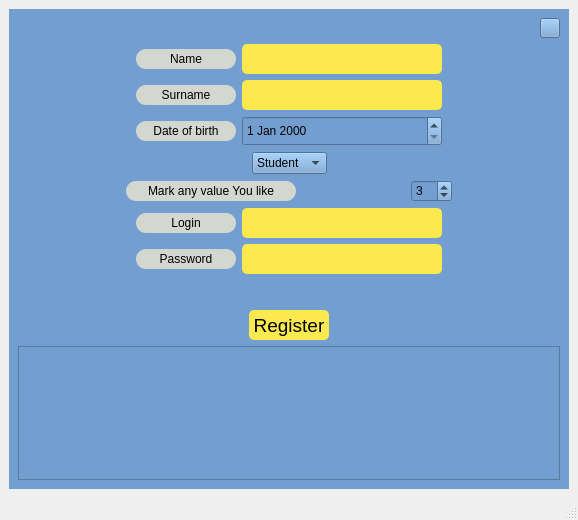
<?xml version="1.0" encoding="UTF-8"?>
<ui version="4.0">
 <class>RegistrationForm</class>
 <widget class="QMainWindow" name="RegistrationForm">
  <property name="geometry">
   <rect>
    <x>0</x>
    <y>0</y>
    <width>578</width>
    <height>520</height>
   </rect>
  </property>
  <property name="windowTitle">
   <string>MainWindow</string>
  </property>
  <widget class="QWidget" name="centralwidget">
   <layout class="QVBoxLayout" name="verticalLayout">
    <item>
     <widget class="QWidget" name="widget" native="true">
      <property name="styleSheet">
       <string notr="true">background-color: rgb(114, 159, 207);</string>
      </property>
      <layout class="QVBoxLayout" name="verticalLayout_2">
       <item>
        <layout class="QHBoxLayout" name="horizontalLayout">
         <item>
          <spacer name="horizontalSpacer">
           <property name="orientation">
            <enum>Qt::Horizontal</enum>
           </property>
           <property name="sizeHint" stdset="0">
            <size>
             <width>40</width>
             <height>20</height>
            </size>
           </property>
          </spacer>
         </item>
         <item>
          <widget class="QPushButton" name="ExitButton">
           <property name="minimumSize">
            <size>
             <width>20</width>
             <height>20</height>
            </size>
           </property>
           <property name="maximumSize">
            <size>
             <width>20</width>
             <height>20</height>
            </size>
           </property>
           <property name="styleSheet">
            <string notr="true">QPushButton#ExitButton:hover {
  background-color: white;
}</string>
           </property>
           <property name="text">
            <string/>
           </property>
          </widget>
         </item>
        </layout>
       </item>
       <item>
        <spacer name="verticalSpacer">
         <property name="orientation">
          <enum>Qt::Vertical</enum>
         </property>
         <property name="sizeHint" stdset="0">
          <size>
           <width>20</width>
           <height>40</height>
          </size>
         </property>
        </spacer>
       </item>
       <item>
        <layout class="QHBoxLayout" name="horizontalLayout_5">
         <item>
          <spacer name="horizontalSpacer_6">
           <property name="orientation">
            <enum>Qt::Horizontal</enum>
           </property>
           <property name="sizeHint" stdset="0">
            <size>
             <width>40</width>
             <height>20</height>
            </size>
           </property>
          </spacer>
         </item>
         <item>
          <widget class="QLabel" name="labelName">
           <property name="minimumSize">
            <size>
             <width>100</width>
             <height>20</height>
            </size>
           </property>
           <property name="maximumSize">
            <size>
             <width>100</width>
             <height>20</height>
            </size>
           </property>
           <property name="styleSheet">
            <string notr="true">QLabel#labelName {
  background-color: rgb(211, 215, 207);
  border-radius: 10px;
}</string>
           </property>
           <property name="text">
            <string>Name</string>
           </property>
           <property name="alignment">
            <set>Qt::AlignCenter</set>
           </property>
          </widget>
         </item>
         <item>
          <widget class="QLineEdit" name="lineEditName">
           <property name="minimumSize">
            <size>
             <width>200</width>
             <height>30</height>
            </size>
           </property>
           <property name="maximumSize">
            <size>
             <width>200</width>
             <height>30</height>
            </size>
           </property>
           <property name="font">
            <font>
             <pointsize>14</pointsize>
            </font>
           </property>
           <property name="styleSheet">
            <string notr="true">QLineEdit#lineEditName {
  background-color: rgb(252, 233, 79);
  border-radius: 5px;
}

QLineEdit#lineEditName:hover {
  border: 1px solid black;
  background-color: rgb(238, 238, 236);
}</string>
           </property>
          </widget>
         </item>
         <item>
          <spacer name="horizontalSpacer_7">
           <property name="orientation">
            <enum>Qt::Horizontal</enum>
           </property>
           <property name="sizeHint" stdset="0">
            <size>
             <width>40</width>
             <height>20</height>
            </size>
           </property>
          </spacer>
         </item>
        </layout>
       </item>
       <item>
        <layout class="QHBoxLayout" name="horizontalLayout_4">
         <item>
          <spacer name="horizontalSpacer_8">
           <property name="orientation">
            <enum>Qt::Horizontal</enum>
           </property>
           <property name="sizeHint" stdset="0">
            <size>
             <width>40</width>
             <height>20</height>
            </size>
           </property>
          </spacer>
         </item>
         <item>
          <widget class="QLabel" name="labelSurname">
           <property name="minimumSize">
            <size>
             <width>100</width>
             <height>20</height>
            </size>
           </property>
           <property name="maximumSize">
            <size>
             <width>100</width>
             <height>20</height>
            </size>
           </property>
           <property name="styleSheet">
            <string notr="true">QLabel#labelSurname {
  background-color: rgb(211, 215, 207);
  border-radius: 10px;
}</string>
           </property>
           <property name="text">
            <string>Surname</string>
           </property>
           <property name="alignment">
            <set>Qt::AlignCenter</set>
           </property>
          </widget>
         </item>
         <item>
          <widget class="QLineEdit" name="lineEditSurname">
           <property name="minimumSize">
            <size>
             <width>200</width>
             <height>30</height>
            </size>
           </property>
           <property name="maximumSize">
            <size>
             <width>200</width>
             <height>30</height>
            </size>
           </property>
           <property name="font">
            <font>
             <pointsize>14</pointsize>
            </font>
           </property>
           <property name="styleSheet">
            <string notr="true">QLineEdit#lineEditSurname {
  background-color: rgb(252, 233, 79);
  border-radius: 5px;
}

QLineEdit#lineEditSurname:hover {
  border: 1px solid black;
  background-color: rgb(238, 238, 236);
}</string>
           </property>
          </widget>
         </item>
         <item>
          <spacer name="horizontalSpacer_9">
           <property name="orientation">
            <enum>Qt::Horizontal</enum>
           </property>
           <property name="sizeHint" stdset="0">
            <size>
             <width>40</width>
             <height>20</height>
            </size>
           </property>
          </spacer>
         </item>
        </layout>
       </item>
       <item>
        <layout class="QHBoxLayout" name="horizontalLayout_2">
         <item>
          <spacer name="horizontalSpacer_10">
           <property name="orientation">
            <enum>Qt::Horizontal</enum>
           </property>
           <property name="sizeHint" stdset="0">
            <size>
             <width>40</width>
             <height>20</height>
            </size>
           </property>
          </spacer>
         </item>
         <item>
          <widget class="QLabel" name="labelBirthDate">
           <property name="minimumSize">
            <size>
             <width>100</width>
             <height>20</height>
            </size>
           </property>
           <property name="maximumSize">
            <size>
             <width>100</width>
             <height>20</height>
            </size>
           </property>
           <property name="styleSheet">
            <string notr="true">QLabel#labelBirthDate {
  background-color: rgb(211, 215, 207);
  border-radius: 10px;
}</string>
           </property>
           <property name="text">
            <string>Date of birth</string>
           </property>
           <property name="alignment">
            <set>Qt::AlignCenter</set>
           </property>
          </widget>
         </item>
         <item>
          <widget class="QDateEdit" name="dateEdit">
           <property name="minimumSize">
            <size>
             <width>200</width>
             <height>30</height>
            </size>
           </property>
           <property name="maximumSize">
            <size>
             <width>200</width>
             <height>30</height>
            </size>
           </property>
           <property name="styleSheet">
            <string notr="true">QDateEdit:hover {
  font: italic;
  background-color: white;
}</string>
           </property>
          </widget>
         </item>
         <item>
          <spacer name="horizontalSpacer_11">
           <property name="orientation">
            <enum>Qt::Horizontal</enum>
           </property>
           <property name="sizeHint" stdset="0">
            <size>
             <width>40</width>
             <height>20</height>
            </size>
           </property>
          </spacer>
         </item>
        </layout>
       </item>
       <item>
        <layout class="QHBoxLayout" name="horizontalLayout_6">
         <item>
          <spacer name="horizontalSpacer_2">
           <property name="orientation">
            <enum>Qt::Horizontal</enum>
           </property>
           <property name="sizeHint" stdset="0">
            <size>
             <width>40</width>
             <height>20</height>
            </size>
           </property>
          </spacer>
         </item>
         <item>
          <widget class="QComboBox" name="comboBox">
           <property name="styleSheet">
            <string notr="true">QComboBox:hover {
  font: italic;
  background-color: white;
}</string>
           </property>
           <item>
            <property name="text">
             <string>Student</string>
            </property>
           </item>
           <item>
            <property name="text">
             <string>Teacher</string>
            </property>
           </item>
          </widget>
         </item>
         <item>
          <spacer name="horizontalSpacer_3">
           <property name="orientation">
            <enum>Qt::Horizontal</enum>
           </property>
           <property name="sizeHint" stdset="0">
            <size>
             <width>40</width>
             <height>20</height>
            </size>
           </property>
          </spacer>
         </item>
        </layout>
       </item>
       <item>
        <layout class="QHBoxLayout" name="horizontalLayout_9">
         <item>
          <spacer name="horizontalSpacer_12">
           <property name="orientation">
            <enum>Qt::Horizontal</enum>
           </property>
           <property name="sizeHint" stdset="0">
            <size>
             <width>40</width>
             <height>20</height>
            </size>
           </property>
          </spacer>
         </item>
         <item>
          <widget class="QLabel" name="labelSpin">
           <property name="minimumSize">
            <size>
             <width>170</width>
             <height>20</height>
            </size>
           </property>
           <property name="maximumSize">
            <size>
             <width>170</width>
             <height>20</height>
            </size>
           </property>
           <property name="styleSheet">
            <string notr="true">QLabel#labelSpin {
  background-color: rgb(211, 215, 207);
  border-radius: 10px;
}</string>
           </property>
           <property name="text">
            <string>Mark any value You like</string>
           </property>
           <property name="alignment">
            <set>Qt::AlignCenter</set>
           </property>
          </widget>
         </item>
         <item>
          <spacer name="horizontalSpacer_14">
           <property name="orientation">
            <enum>Qt::Horizontal</enum>
           </property>
           <property name="sizeHint" stdset="0">
            <size>
             <width>40</width>
             <height>20</height>
            </size>
           </property>
          </spacer>
         </item>
         <item>
          <widget class="QSpinBox" name="spinBox">
           <property name="value">
            <number>3</number>
           </property>
          </widget>
         </item>
         <item>
          <spacer name="horizontalSpacer_13">
           <property name="orientation">
            <enum>Qt::Horizontal</enum>
           </property>
           <property name="sizeHint" stdset="0">
            <size>
             <width>40</width>
             <height>20</height>
            </size>
           </property>
          </spacer>
         </item>
        </layout>
       </item>
       <item>
        <layout class="QHBoxLayout" name="horizontalLayout_3">
         <item>
          <spacer name="horizontalSpacer_15">
           <property name="orientation">
            <enum>Qt::Horizontal</enum>
           </property>
           <property name="sizeHint" stdset="0">
            <size>
             <width>40</width>
             <height>20</height>
            </size>
           </property>
          </spacer>
         </item>
         <item>
          <widget class="QLabel" name="labelLogin">
           <property name="minimumSize">
            <size>
             <width>100</width>
             <height>20</height>
            </size>
           </property>
           <property name="maximumSize">
            <size>
             <width>100</width>
             <height>20</height>
            </size>
           </property>
           <property name="styleSheet">
            <string notr="true">QLabel#labelLogin {
  background-color: rgb(211, 215, 207);
  border-radius: 10px;
}</string>
           </property>
           <property name="text">
            <string>Login</string>
           </property>
           <property name="alignment">
            <set>Qt::AlignCenter</set>
           </property>
          </widget>
         </item>
         <item>
          <widget class="QLineEdit" name="lineEditLogin">
           <property name="minimumSize">
            <size>
             <width>200</width>
             <height>30</height>
            </size>
           </property>
           <property name="maximumSize">
            <size>
             <width>200</width>
             <height>30</height>
            </size>
           </property>
           <property name="styleSheet">
            <string notr="true">QLineEdit#lineEditLogin {
  background-color: rgb(252, 233, 79);
  border-radius: 5px;
}

QLineEdit#lineEditLogin:hover {
  border: 1px solid black;
  background-color: rgb(238, 238, 236);
}</string>
           </property>
          </widget>
         </item>
         <item>
          <spacer name="horizontalSpacer_16">
           <property name="orientation">
            <enum>Qt::Horizontal</enum>
           </property>
           <property name="sizeHint" stdset="0">
            <size>
             <width>40</width>
             <height>20</height>
            </size>
           </property>
          </spacer>
         </item>
        </layout>
       </item>
       <item>
        <layout class="QHBoxLayout" name="horizontalLayout_7">
         <item>
          <spacer name="horizontalSpacer_17">
           <property name="orientation">
            <enum>Qt::Horizontal</enum>
           </property>
           <property name="sizeHint" stdset="0">
            <size>
             <width>40</width>
             <height>20</height>
            </size>
           </property>
          </spacer>
         </item>
         <item>
          <widget class="QLabel" name="labelPassword">
           <property name="minimumSize">
            <size>
             <width>100</width>
             <height>20</height>
            </size>
           </property>
           <property name="maximumSize">
            <size>
             <width>100</width>
             <height>20</height>
            </size>
           </property>
           <property name="styleSheet">
            <string notr="true">QLabel#labelPassword {
  background-color: rgb(211, 215, 207);
  border-radius: 10px;
}</string>
           </property>
           <property name="text">
            <string>Password</string>
           </property>
           <property name="alignment">
            <set>Qt::AlignCenter</set>
           </property>
          </widget>
         </item>
         <item>
          <widget class="QLineEdit" name="lineEditPassword">
           <property name="minimumSize">
            <size>
             <width>200</width>
             <height>30</height>
            </size>
           </property>
           <property name="maximumSize">
            <size>
             <width>200</width>
             <height>30</height>
            </size>
           </property>
           <property name="styleSheet">
            <string notr="true">QLineEdit#lineEditPassword {
  background-color: rgb(252, 233, 79);
  border-radius: 5px;
}

QLineEdit#lineEditPassword:hover {
  border: 1px solid black;
  background-color: rgb(238, 238, 236);
}</string>
           </property>
           <property name="echoMode">
            <enum>QLineEdit::Password</enum>
           </property>
          </widget>
         </item>
         <item>
          <spacer name="horizontalSpacer_18">
           <property name="orientation">
            <enum>Qt::Horizontal</enum>
           </property>
           <property name="sizeHint" stdset="0">
            <size>
             <width>40</width>
             <height>20</height>
            </size>
           </property>
          </spacer>
         </item>
        </layout>
       </item>
       <item>
        <spacer name="verticalSpacer_3">
         <property name="orientation">
          <enum>Qt::Vertical</enum>
         </property>
         <property name="sizeType">
          <enum>QSizePolicy::Minimum</enum>
         </property>
         <property name="sizeHint" stdset="0">
          <size>
           <width>20</width>
           <height>30</height>
          </size>
         </property>
        </spacer>
       </item>
       <item>
        <layout class="QHBoxLayout" name="horizontalLayout_8">
         <item>
          <spacer name="horizontalSpacer_4">
           <property name="orientation">
            <enum>Qt::Horizontal</enum>
           </property>
           <property name="sizeHint" stdset="0">
            <size>
             <width>40</width>
             <height>20</height>
            </size>
           </property>
          </spacer>
         </item>
         <item>
          <widget class="QPushButton" name="RegisterButton">
           <property name="minimumSize">
            <size>
             <width>80</width>
             <height>30</height>
            </size>
           </property>
           <property name="maximumSize">
            <size>
             <width>80</width>
             <height>30</height>
            </size>
           </property>
           <property name="font">
            <font>
             <pointsize>14</pointsize>
            </font>
           </property>
           <property name="styleSheet">
            <string notr="true">QPushButton#RegisterButton {
  background-color: rgb(252, 233, 79);
  border-radius: 5px;
}

QPushButton#RegisterButton:hover{
  background-color: rgb(233, 185, 110);
  border: 1px solid black;
  font: italic;
}</string>
           </property>
           <property name="text">
            <string>Register</string>
           </property>
          </widget>
         </item>
         <item>
          <spacer name="horizontalSpacer_5">
           <property name="orientation">
            <enum>Qt::Horizontal</enum>
           </property>
           <property name="sizeHint" stdset="0">
            <size>
             <width>40</width>
             <height>20</height>
            </size>
           </property>
          </spacer>
         </item>
        </layout>
       </item>
       <item>
        <spacer name="verticalSpacer_2">
         <property name="orientation">
          <enum>Qt::Vertical</enum>
         </property>
         <property name="sizeHint" stdset="0">
          <size>
           <width>20</width>
           <height>40</height>
          </size>
         </property>
        </spacer>
       </item>
       <item>
        <widget class="QTableView" name="tableView"/>
       </item>
      </layout>
     </widget>
    </item>
   </layout>
  </widget>
  <widget class="QMenuBar" name="menubar">
   <property name="geometry">
    <rect>
     <x>0</x>
     <y>0</y>
     <width>578</width>
     <height>22</height>
    </rect>
   </property>
  </widget>
  <widget class="QStatusBar" name="statusbar"/>
 </widget>
 <resources/>
 <connections/>
</ui>
